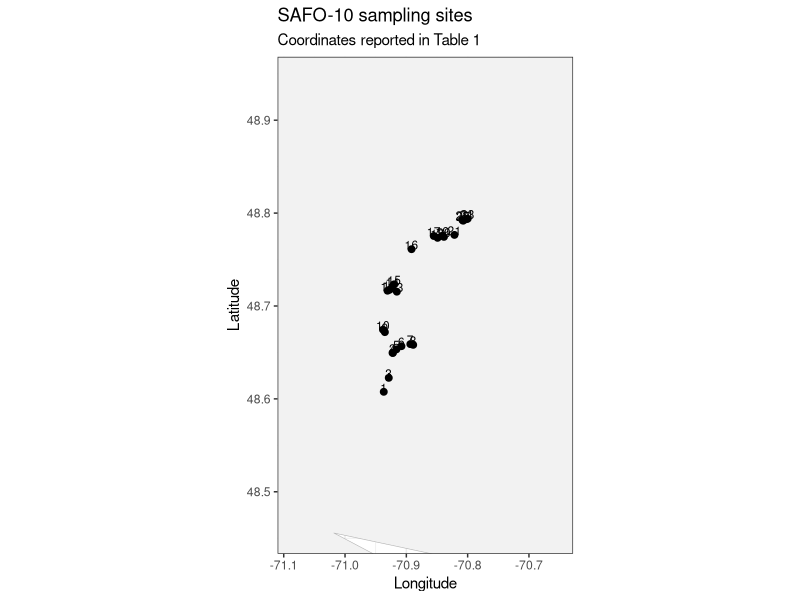
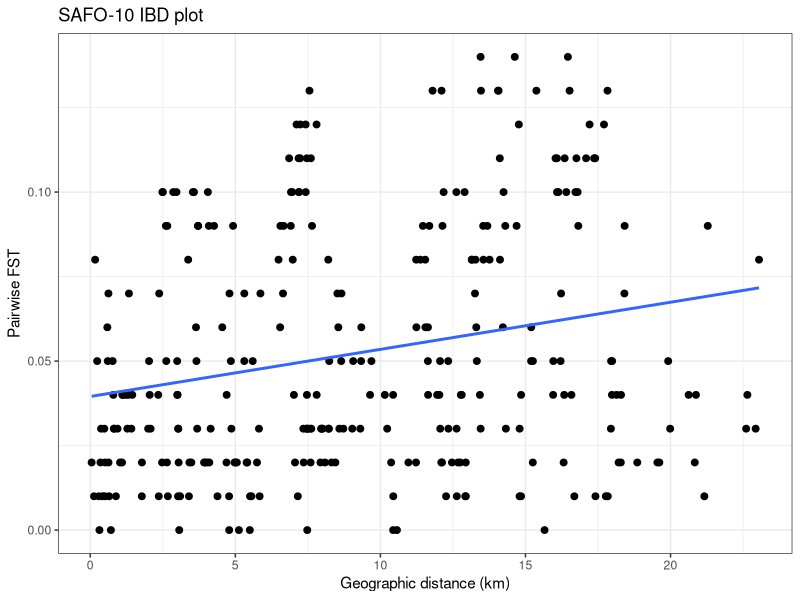

Write the R code that produced these figures, in order. (Note: this script raises an error after producing the figures.)
# ============================================================
# SAFO-10 | Brook Trout
# Salvelinus fontinalis
# Torterotot et al. 2014, Transactions of the American Fisheries Society
# DOI: 10.1080/00028487.2014.952449
# ============================================================
# Workflow notes
# - site coordinates are reported directly in Table 1
# - pairwise FST values are transcribed directly from Supplementary Table S.3
# - pairwise geographic distances reported in Supplementary Table S.3 are not
#   used here because Objective 2 workflows use site coordinates and rebuild
#   the distance matrix in R
# - negative FST values are set to 0
# - plots are shown in RStudio and are not saved
# ============================================================

library(ggplot2)
library(dplyr)
library(geosphere)
library(maps)

study_code <- "SAFO-10"
base_dir <- "/Users/johnmccall/Library/CloudStorage/OneDrive-TheOhioStateUniversity/Spring_2026/Landgen_DGS/DGS-Patterns-of-Fish-Diversity/DGS-Patterns-of-Fish-Diversity/Objective 2/Data"
study_dir <- file.path(base_dir, study_code)
out_dir <- file.path(study_dir, "data")

if (!dir.exists(study_dir)) dir.create(study_dir, recursive = TRUE, showWarnings = FALSE)
if (!dir.exists(out_dir)) dir.create(out_dir, recursive = TRUE, showWarnings = FALSE)
setwd(study_dir)

site_key <- data.frame(
  site = 1:25,
  site_code = c(
    "MS1","T1","MS2","T2","T3","T4","T5","T6","MS3","T7",
    "T8","MS4","T9","T10","T11","MS5","T12","T13","MS6","T14",
    "T15","T16","T17","MS7","T18"
  ),
  stringsAsFactors = FALSE
)

site_lookup <- data.frame(
  site = 1:25,
  site_code = site_key$site_code,
  lat = c(
    48 + 36/60 + 27.40/3600,
    48 + 38/60 + 58.50/3600,
    48 + 37/60 + 21.50/3600,
    48 + 38/60 + 58.00/3600,
    48 + 39/60 + 11.90/3600,
    48 + 39/60 + 24.20/3600,
    48 + 39/60 + 32.20/3600,
    48 + 39/60 + 29.40/3600,
    48 + 40/60 + 18.70/3600,
    48 + 40/60 + 28.20/3600,
    48 + 42/60 + 59.20/3600,
    48 + 43/60 +  3.30/3600,
    48 + 42/60 + 55.40/3600,
    48 + 43/60 + 15.80/3600,
    48 + 43/60 + 24.00/3600,
    48 + 45/60 + 40.10/3600,
    48 + 46/60 + 31.30/3600,
    48 + 46/60 + 24.10/3600,
    48 + 46/60 + 32.50/3600,
    48 + 46/60 + 27.80/3600,
    48 + 46/60 + 35.50/3600,
    48 + 47/60 + 33.40/3600,
    48 + 47/60 + 38.10/3600,
    48 + 47/60 + 36.40/3600,
    48 + 47/60 + 30.50/3600
  ),
  lon = -c(
    70 + 56/60 + 12.60/3600,
    70 + 55/60 + 21.10/3600,
    70 + 55/60 + 43.20/3600,
    70 + 55/60 + 18.90/3600,
    70 + 54/60 + 58.10/3600,
    70 + 54/60 + 28.70/3600,
    70 + 53/60 + 36.50/3600,
    70 + 53/60 + 19.80/3600,
    70 + 56/60 +  6.00/3600,
    70 + 56/60 + 17.20/3600,
    70 + 55/60 + 50.50/3600,
    70 + 55/60 + 37.40/3600,
    70 + 54/60 + 55.80/3600,
    70 + 55/60 + 20.80/3600,
    70 + 55/60 + 11.50/3600,
    70 + 53/60 + 29.40/3600,
    70 + 51/60 + 18.80/3600,
    70 + 50/60 + 56.50/3600,
    70 + 50/60 + 28.40/3600,
    70 + 50/60 + 19.10/3600,
    70 + 49/60 + 17.50/3600,
    70 + 48/60 + 30.90/3600,
    70 + 47/60 + 59.80/3600,
    70 + 48/60 +  7.60/3600,
    70 + 48/60 + 26.30/3600
  ),
  stringsAsFactors = FALSE
)

SAFO_10_coords <- site_lookup %>%
  select(site, lat, lon)

fill_row_upper <- function(mat, row, vals) {
  stopifnot(length(vals) == ncol(mat) - row)
  mat[row, (row + 1):ncol(mat)] <- vals
  mat
}

SAFO_10_fst <- matrix(0, nrow = 25, ncol = 25)

SAFO_10_fst <- fill_row_upper(SAFO_10_fst,  1, c(0.00,0.01,0.01,0.07,0.07,0.06,0.07,0.01,0.03,0.02,0.01,0.02,0.02,0.02,0.01,0.02,0.02,0.03,0.05,0.04,0.04,0.08,0.03,0.03))
SAFO_10_fst <- fill_row_upper(SAFO_10_fst,  2, c(0.03,0.02,0.07,0.07,0.07,0.09,0.02,0.04,0.04,0.03,0.03,0.03,0.03,0.03,0.04,0.03,0.05,0.06,0.05,0.05,0.09,0.04,0.05))
SAFO_10_fst <- fill_row_upper(SAFO_10_fst,  3, c(0.01,0.10,0.09,0.07,0.09,0.00,0.03,0.01,0.00,0.02,0.02,0.02,0.00,0.01,0.01,0.02,0.04,0.02,0.04,0.09,0.01,0.02))
SAFO_10_fst <- fill_row_upper(SAFO_10_fst,  4, c(0.05,0.04,0.04,0.05,0.01,0.03,0.03,0.02,0.02,0.03,0.03,0.01,0.01,0.01,0.02,0.05,0.04,0.04,0.07,0.02,0.03))
SAFO_10_fst <- fill_row_upper(SAFO_10_fst,  5, c(0.00,0.02,0.03,0.10,0.10,0.12,0.10,0.09,0.13,0.12,0.09,0.09,0.10,0.09,0.14,0.13,0.11,0.13,0.12,0.11))
SAFO_10_fst <- fill_row_upper(SAFO_10_fst,  6, c(0.02,0.03,0.09,0.10,0.11,0.10,0.09,0.12,0.11,0.09,0.08,0.09,0.08,0.13,0.12,0.10,0.12,0.11,0.11))
SAFO_10_fst <- fill_row_upper(SAFO_10_fst,  7, c(0.02,0.08,0.09,0.10,0.08,0.08,0.11,0.10,0.08,0.07,0.08,0.08,0.13,0.11,0.10,0.13,0.10,0.10))
SAFO_10_fst <- fill_row_upper(SAFO_10_fst,  8, c(0.09,0.10,0.11,0.10,0.09,0.12,0.11,0.09,0.08,0.08,0.09,0.14,0.13,0.11,0.14,0.11,0.11))
SAFO_10_fst <- fill_row_upper(SAFO_10_fst,  9, c(0.03,0.02,0.00,0.02,0.01,0.01,0.00,0.01,0.01,0.03,0.04,0.03,0.04,0.09,0.01,0.02))
SAFO_10_fst <- fill_row_upper(SAFO_10_fst, 10, c(0.04,0.03,0.05,0.05,0.05,0.03,0.04,0.04,0.05,0.06,0.06,0.07,0.10,0.04,0.05))
SAFO_10_fst <- fill_row_upper(SAFO_10_fst, 11, c(0.01,0.04,0.04,0.04,0.02,0.03,0.03,0.03,0.06,0.04,0.05,0.10,0.02,0.03))
SAFO_10_fst <- fill_row_upper(SAFO_10_fst, 12, c(0.01,0.02,0.03,0.01,0.02,0.02,0.03,0.05,0.04,0.05,0.10,0.02,0.03))
SAFO_10_fst <- fill_row_upper(SAFO_10_fst, 13, c(0.03,0.03,0.02,0.03,0.02,0.05,0.07,0.05,0.06,0.10,0.04,0.05))
SAFO_10_fst <- fill_row_upper(SAFO_10_fst, 14, c(0.00,0.02,0.04,0.02,0.07,0.06,0.04,0.08,0.13,0.04,0.06))
SAFO_10_fst <- fill_row_upper(SAFO_10_fst, 15, c(0.02,0.03,0.03,0.08,0.05,0.05,0.08,0.13,0.04,0.06))
SAFO_10_fst <- fill_row_upper(SAFO_10_fst, 16, c(0.01,0.01,0.02,0.03,0.02,0.04,0.09,0.00,0.02))
SAFO_10_fst <- fill_row_upper(SAFO_10_fst, 17, c(0.01,0.02,0.04,0.02,0.02,0.06,0.01,0.02))
SAFO_10_fst <- fill_row_upper(SAFO_10_fst, 18, c(0.02,0.05,0.04,0.05,0.09,0.02,0.03))
SAFO_10_fst <- fill_row_upper(SAFO_10_fst, 19, c(0.05,0.04,0.02,0.06,0.02,0.00))
SAFO_10_fst <- fill_row_upper(SAFO_10_fst, 20, c(0.03,0.05,0.10,0.02,0.04))
SAFO_10_fst <- fill_row_upper(SAFO_10_fst, 21, c(0.05,0.10,0.01,0.03))
SAFO_10_fst <- fill_row_upper(SAFO_10_fst, 22, c(0.01,0.03,0.01))
SAFO_10_fst <- fill_row_upper(SAFO_10_fst, 23, c(0.08,0.06))
SAFO_10_fst <- fill_row_upper(SAFO_10_fst, 24, c(0.01))

SAFO_10_fst[lower.tri(SAFO_10_fst)] <- t(SAFO_10_fst)[lower.tri(SAFO_10_fst)]
diag(SAFO_10_fst) <- 0
SAFO_10_fst[SAFO_10_fst < 0] <- 0

rownames(SAFO_10_fst) <- as.character(site_key$site)
colnames(SAFO_10_fst) <- as.character(site_key$site)

stopifnot(isTRUE(all.equal(SAFO_10_fst, t(SAFO_10_fst))))

world_df <- map_data("world") %>%
  filter(region %in% c("USA", "Canada"))

x_pad <- max(0.15, diff(range(site_lookup$lon)) * 0.10)
y_pad <- max(0.15, diff(range(site_lookup$lat)) * 0.10)

p_map <- ggplot() +
  geom_polygon(
    data = world_df,
    aes(x = long, y = lat, group = group),
    fill = "grey95",
    color = "grey70",
    linewidth = 0.2
  ) +
  geom_point(
    data = site_lookup,
    aes(x = lon, y = lat),
    size = 2
  ) +
  geom_text(
    data = site_lookup,
    aes(x = lon, y = lat, label = site),
    nudge_y = y_pad * 0.03,
    size = 3
  ) +
  coord_quickmap(
    xlim = c(min(site_lookup$lon) - x_pad, max(site_lookup$lon) + x_pad),
    ylim = c(min(site_lookup$lat) - y_pad, max(site_lookup$lat) + y_pad)
  ) +
  labs(
    x = "Longitude",
    y = "Latitude",
    title = "SAFO-10 sampling sites",
    subtitle = "Coordinates reported in Table 1"
  ) +
  theme_bw()

print(p_map)

geo_dist <- geosphere::distm(
  x = as.matrix(site_lookup[, c("lon", "lat")]),
  fun = geosphere::distHaversine
) / 1000

ibd_df <- data.frame(
  dist_km = geo_dist[upper.tri(geo_dist)],
  fst = SAFO_10_fst[upper.tri(SAFO_10_fst)]
)

p_ibd <- ggplot(ibd_df, aes(x = dist_km, y = fst)) +
  geom_point(size = 2) +
  geom_smooth(method = "lm", se = FALSE) +
  labs(
    x = "Geographic distance (km)",
    y = "Pairwise FST",
    title = "SAFO-10 IBD plot"
  ) +
  theme_bw()

print(p_ibd)

save(
  SAFO_10_fst,
  SAFO_10_coords,
  file = file.path(out_dir, "SAFO-10.RData")
)
